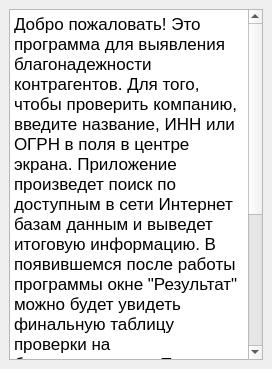
<?xml version="1.0" encoding="UTF-8"?>
<ui version="4.0">
 <class>MainWindow</class>
 <widget class="QMainWindow" name="MainWindow">
  <property name="geometry">
   <rect>
    <x>0</x>
    <y>0</y>
    <width>272</width>
    <height>369</height>
   </rect>
  </property>
  <property name="windowTitle">
   <string>MainWindow</string>
  </property>
  <widget class="QWidget" name="centralwidget">
   <layout class="QVBoxLayout" name="verticalLayout">
    <item>
     <widget class="QTextBrowser" name="textBrowser">
      <property name="html">
       <string>&lt;!DOCTYPE HTML PUBLIC &quot;-//W3C//DTD HTML 4.0//EN&quot; &quot;http://www.w3.org/TR/REC-html40/strict.dtd&quot;&gt;
&lt;html&gt;&lt;head&gt;&lt;meta name=&quot;qrichtext&quot; content=&quot;1&quot; /&gt;&lt;style type=&quot;text/css&quot;&gt;
p, li { white-space: pre-wrap; }
&lt;/style&gt;&lt;/head&gt;&lt;body style=&quot; font-family:'.SF NS Text'; font-size:13pt; font-weight:400; font-style:normal;&quot;&gt;
&lt;p style=&quot; margin-top:0px; margin-bottom:0px; margin-left:0px; margin-right:0px; -qt-block-indent:0; text-indent:0px;&quot;&gt;Добро пожаловать! Это программа для выявления благонадежности контрагентов. Для того, чтобы проверить компанию, введите название, ИНН или ОГРН в поля в центре экрана. Приложение произведет поиск по доступным в сети Интернет базам данным и выведет итоговую информацию. В появившемся после работы программы окне &amp;quot;Результат&amp;quot; можно будет увидеть финальную таблицу проверки на благонадежность. По нажатию на пиктограммы &amp;quot;PDF&amp;quot; и &amp;quot;Excel&amp;quot; итоговая сводка сохранится в соответствующий формат в корневой папке программы. Вопросы по работе приложения и предложения по исправлению ошибок предлагается отправлять по адресу &lt;span style=&quot; font-family:'Roboto,RobotoDraft,Helvetica,Arial,sans-serif'; color:#222222; background-color:#ffffff;&quot;&gt;kontragentplus@gmail.com &lt;/span&gt;&lt;/p&gt;&lt;/body&gt;&lt;/html&gt;</string>
      </property>
     </widget>
    </item>
   </layout>
  </widget>
 </widget>
 <resources/>
 <connections/>
</ui>
